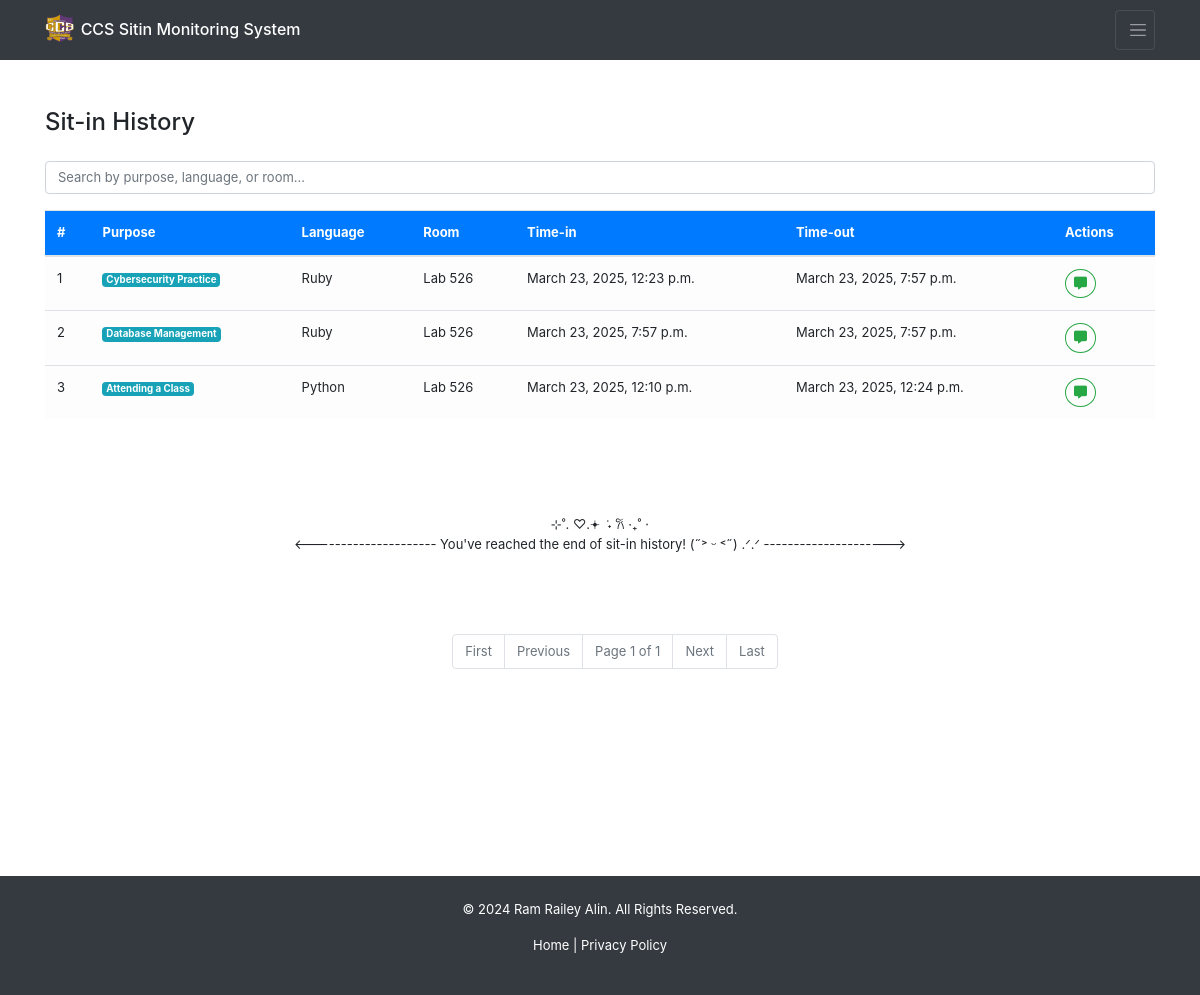
Before: /sitin_history/ (signed in) with the older database file.
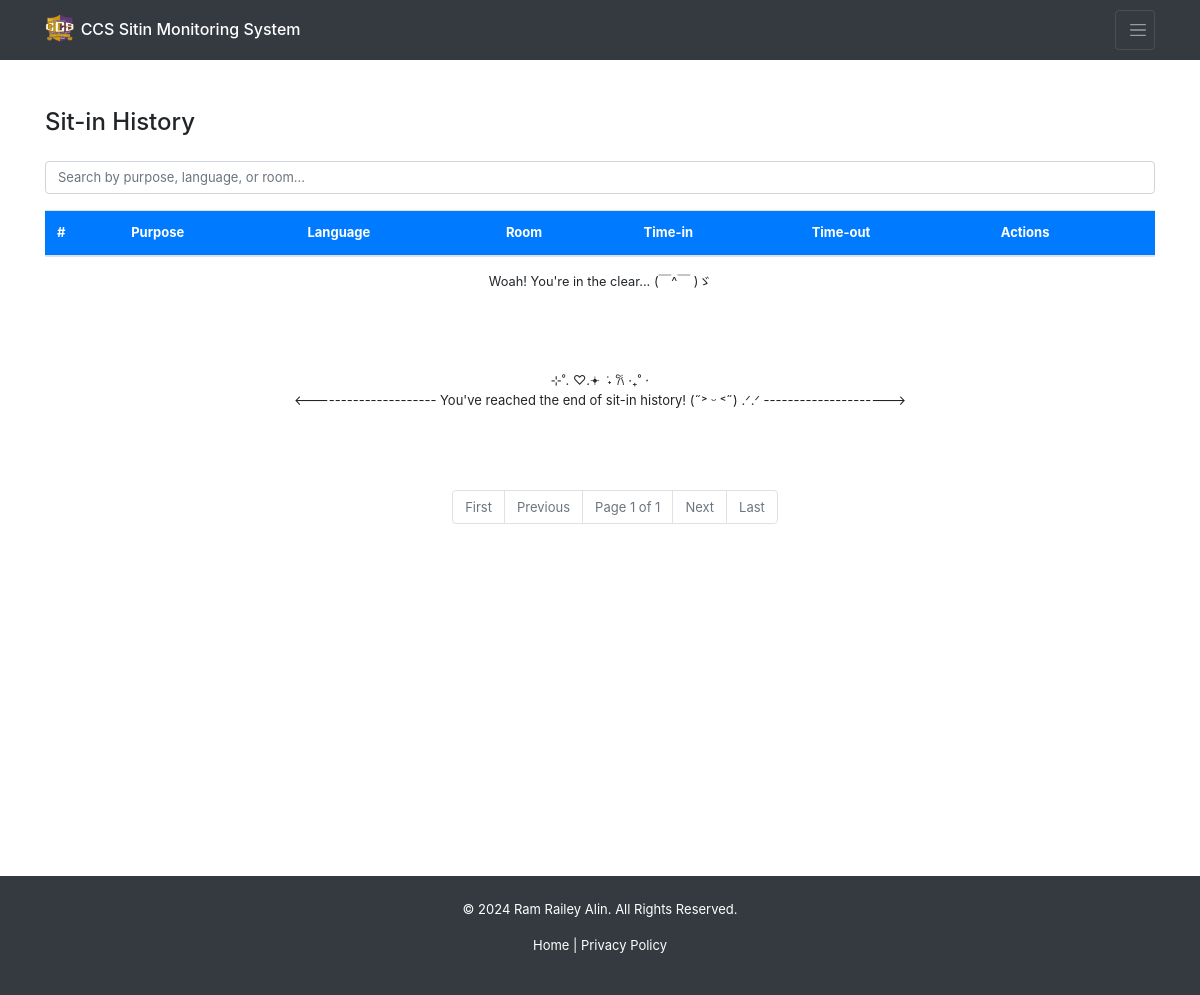
After: the same page with the newer database file.
### backend/models.py (models this page shows, shortened)
class Sitin(models.Model):
    purpose = models.CharField(max_length=255, choices=SITIN_PURPOSE_CHOICES, blank=True, null=True)
    programming_language = models.CharField(max_length=255, choices=PROGRAMMING_LANGUAGE_CHOICES, blank=True, null=True)
    lab_room = models.CharField(max_length=50, choices=LAB_ROOM_CHOICES, blank=True, null=True)
    sitin_details = models.TextField(blank=True, null=True)
    status = models.CharField(max_length=50, choices=SITIN_STATUS_CHOICES, default="none") # none, approved, denied
    sitin_date = models.DateTimeField(auto_now_add=True)
    logout_date = models.DateTimeField(null=True, blank=True)
    feedback = models.TextField(blank=True, null=True)
    user = models.ForeignKey(User, on_delete=models.CASCADE)

### backend/views.py (the view)
# urls.py: path('sitin_history/', views.sitin_history, name='user-sitin_history'),
@login_required
def sitin_history(request):
    if request.user.is_authenticated:
        sitin_history = Sitin.objects.filter(
            status='finished',
            user=request.user
        ).select_related(
            'user',
            'user__registration'
        ).order_by('-logout_date')
        paginator = Paginator(sitin_history, 25)
        page_number = request.GET.get('page')
        page_obj = paginator.get_page(page_number)
        return render(request, 'backend/pages/sitin_history.html', {'sitin_history': page_obj})
    return redirect('/')

### backend/templates/backend/pages/sitin_history.html (shortened to what the changed rows need)
{% extends 'backend/base.html' %}
{% block content %}
<div class="container mt-5" id="sitin-history">
    <div class="table-responsive d-flex flex-column">
        <table class="table table-hover align-middle">
            <thead class="bg-primary text-white">
                <tr>
                    <th>#</th>
                    <th>Purpose</th>
                    <th>Language</th>
                    <th>Room</th>
                    <th>Time-in</th>
                    <th>Time-out</th>
                    <th>Actions</th>
                </tr>
            </thead>
            <tbody class="table-light">
                {% if sitin_history %}
                {% for sitin in sitin_history %}
                <tr>
                    <td>{{ forloop.counter }}</td>
                    <td><span class="badge bg-info text-white">{{ sitin.purpose }}</span></td>
                    <td>{{ sitin.programming_language }}</td>
                    <td>Lab {{ sitin.lab_room }}</td>
                    <td>{{ sitin.sitin_date }}</td>
                    <td>{{ sitin.logout_date }}</td>
                    {% if sitin.feedback %}
                    <td>
                        <span class="badge badge-pill badge-success badge-hover-outline"
                        style="cursor: not-allowed;">
                            <i class="fas fa-check-circle"></i> Feedback sent
                        </span>
                    </td>
                    {% else %}
                    <td>
                        <button class="btn btn-sm btn-outline-success rounded-circle feedback-btn"
                                title="Give feedback"
                                onclick="showFeedbackModal('{{ sitin.id }}')">
                            <i class="fas fa-comment-alt"></i>
                        </button>
                    </td>
                    {% endif %}
                </tr>
                {% endfor %}
                {% else %}
                <tr></tr>
                {% endif %}
            </tbody>
        </table>
        {% if sitin_history %}
        {% else %}
        <div class="small text-center">Woah! You're in the clear... (￣^￣ )ゞ</div>
        {% endif %}
    </div>
</div>
{% endblock %}

Changed rows visible on the page:
removed Sitin: purpose "Cybersecurity Practice", programming_language "Ruby", lab_room "526", sitin_date "March 23, 2025, 12:23 p.m.", logout_date "March 23, 2025, 7:57 p.m."
removed Sitin: purpose "Database Management", programming_language "Ruby", lab_room "526", sitin_date "March 23, 2025, 7:57 p.m.", logout_date "March 23, 2025, 7:57 p.m."
removed Sitin: purpose "Attending a Class", programming_language "Python", lab_room "526", sitin_date "March 23, 2025, 12:10 p.m.", logout_date "March 23, 2025, 12:24 p.m."
Other visible differences:
text now shown: "Woah! You're in the clear... (￣^￣ )ゞ"
